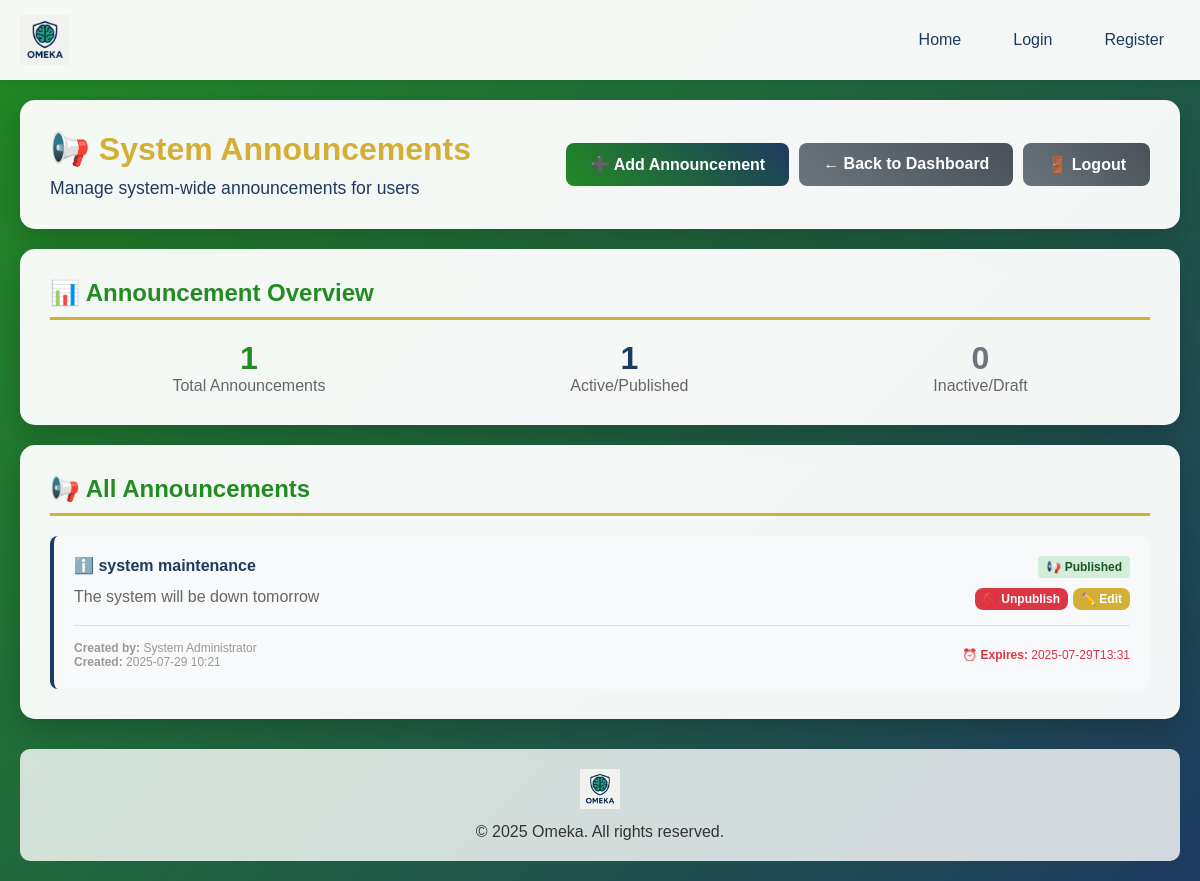
Screenshot of /admin/announcements (signed in) with the database file from the repository.
### tables this page shows
CREATE TABLE announcements (
            id INTEGER PRIMARY KEY AUTOINCREMENT,
            title TEXT NOT NULL,
            content TEXT NOT NULL,
            type TEXT DEFAULT 'info',
            is_active INTEGER DEFAULT 1,
            created_by INTEGER NOT NULL,
            created_at TIMESTAMP DEFAULT CURRENT_TIMESTAMP,
            expires_at TIMESTAMP,
            FOREIGN KEY (created_by) REFERENCES admin_users (id)
        );

CREATE TABLE admin_users (
            id INTEGER PRIMARY KEY AUTOINCREMENT,
            username TEXT UNIQUE NOT NULL,
            email TEXT UNIQUE NOT NULL,
            password_hash TEXT NOT NULL,
            full_name TEXT NOT NULL,
            role TEXT DEFAULT 'admin',
            created_at TIMESTAMP DEFAULT CURRENT_TIMESTAMP,
            last_login TIMESTAMP
        );

### app.py (the view)
@app.route('/admin/announcements')
@admin_required
def admin_announcements():
    conn = sqlite3.connect(DATABASE)
    cursor = conn.cursor()
    cursor.execute('''
        SELECT a.id, a.title, a.content, a.type, a.is_active, a.created_at, a.expires_at,
               au.full_name as created_by_name
        FROM announcements a
        JOIN admin_users au ON a.created_by = au.id
        ORDER BY a.created_at DESC
    ''')
    announcements = cursor.fetchall()
    conn.close()
    return render_template('admin_announcements.html',
                         announcements=announcements,
                         admin_name=session.get('admin_name'))

### app.py (called while the page is built)
def admin_required(f):
    @wraps(f)
    def decorated_function(*args, **kwargs):
        if 'admin_id' not in session:
            return redirect(url_for('admin_login'))
        return f(*args, **kwargs)
    return decorated_function

### templates/admin_announcements.html (shortened to what this page needs)
{% extends "base.html" %}
{% block content %}
<div class="card">
    <div style="display: flex; justify-content: space-between; align-items: center;">
        <div>
            <h1 style="color: #d4af37; margin-bottom: 10px;">📢 System Announcements</h1>
            <p style="color: #1e3a5f; font-size: 1.1rem;">Manage system-wide announcements for users</p>
        </div>
        <div style="display: flex; gap: 10px;">
            <button onclick="showAddAnnouncementModal()" class="btn" style="background: linear-gradient(45deg, #228B22, #1e3a5f);">
                ➕ Add Announcement
            </button>
            <a href="{{ url_for('admin_dashboard') }}" class="btn btn-secondary">
                ← Back to Dashboard
            </a>
            <a href="{{ url_for('admin_logout') }}" class="btn btn-secondary">
                🚪 Logout
            </a>
        </div>
    </div>
</div>
<div class="card">
    <h2>📊 Announcement Overview</h2>
    <div style="display: flex; justify-content: space-around; text-align: center;">
        <div>
            <div style="font-size: 2rem; font-weight: bold; color: #228B22;">{{ announcements|length }}</div>
            <div style="color: #666;">Total Announcements</div>
        </div>
        <div>
            <div style="font-size: 2rem; font-weight: bold; color: #1e3a5f;">{{ announcements|selectattr('4', 'equalto', 1)|list|length }}</div>
            <div style="color: #666;">Active/Published</div>
        </div>
        <div>
            <div style="font-size: 2rem; font-weight: bold; color: #6c757d;">{{ announcements|selectattr('4', 'equalto', 0)|list|length }}</div>
            <div style="color: #666;">Inactive/Draft</div>
        </div>
    </div>
</div>
<div class="card">
    <h2>📢 All Announcements</h2>
    {% if announcements %}
        <div style="display: flex; flex-direction: column; gap: 20px;">
            {% for announcement in announcements %}
                <div style="background: #f8f9fa; padding: 20px; border-radius: 8px; border-left: 4px solid
                            {% if announcement[3] == 'success' %}#228B22
                            {% elif announcement[3] == 'warning' %}#d4af37
                            {% elif announcement[3] == 'danger' %}#dc3545
                            {% else %}#1e3a5f{% endif %};">
                    <div style="display: flex; justify-content: space-between; align-items: start; margin-bottom: 15px;">
                        <div style="flex: 1;">
                            <h4 style="color: #1e3a5f; margin: 0 0 10px 0;">
                                {% if announcement[3] == 'success' %}✅
                                {% elif announcement[3] == 'warning' %}⚠️
                                {% elif announcement[3] == 'danger' %}🚨
                                {% else %}ℹ️{% endif %}
                                {{ announcement[1] }}
                            </h4>
                            <p style="color: #666; margin: 0; line-height: 1.5;">{{ announcement[2] }}</p>
                        </div>
                        <div style="display: flex; flex-direction: column; align-items: end; gap: 10px; margin-left: 20px;">
                            <span style="padding: 4px 8px; border-radius: 4px; font-size: 12px; font-weight: bold;
                                         {% if announcement[4] %}background: #d4edda; color: #155724;{% else %}background: #f8d7da; color: #721c24;{% endif %}">
                                {% if announcement[4] %}📢 Published{% else %}📝 Draft{% endif %}
                            </span>
                            <div style="display: flex; gap: 5px;">
                                <button onclick="toggleAnnouncement({{ announcement[0] }})"
                                        class="btn" style="padding: 4px 8px; font-size: 12px;
                                        {% if announcement[4] %}background: #dc3545;{% else %}background: #228B22;{% endif %}">
                                    {% if announcement[4] %}🚫 Unpublish{% else %}📢 Publish{% endif %}
                                </button>
                                <button onclick="editAnnouncement({{ announcement[0] }}, '{{ announcement[1] }}', '{{ announcement[2] }}', '{{ announcement[3] }}')"
                                        class="btn" style="padding: 4px 8px; font-size: 12px; background: #d4af37;">
                                    ✏️ Edit
                                </button>
                            </div>
                        </div>
                    </div>
                    <div style="display: flex; justify-content: space-between; align-items: center; margin-top: 15px; padding-top: 15px; border-top: 1px solid #dee2e6;">
                        <div style="font-size: 12px; color: #999;">
                            <strong>Created by:</strong> {{ announcement[7] }}<br>
                            <strong>Created:</strong> {{ announcement[5][:16] if announcement[5] else 'N/A' }}
                        </div>
                        {% if announcement[6] %}
                            <div style="font-size: 12px; color: #dc3545; text-align: right;">
                                <strong>⏰ Expires:</strong> {{ announcement[6][:16] }}
                            </div>
                        {% endif %}
                    </div>
                </div>
            {% endfor %}
        </div>
    {% endif %}
</div>
{% endblock %}

### templates/base.html (style rules this page uses)
* { margin: 0; padding: 0; box-sizing: border-box; }
body { font-family: 'Arial', sans-serif; background: linear-gradient(135deg, #228B22 0%, #1e3a5f 100%); min-height: 100vh; color: #333; }
.card { background: rgba(255, 255, 255, 0.95); border-radius: 15px; padding: 30px; box-shadow: 0 10px 30px rgba(0,0,0,0.2); margin-bottom: 20px; }
.card h2 { color: #228B22; margin-bottom: 20px; border-bottom: 3px solid #d4af37; padding-bottom: 10px; }
.btn { background: linear-gradient(45deg, #228B22, #1e3a5f); color: white; padding: 12px 24px; border: none; border-radius: 8px; font-size: 16px; font-weight: bold; cursor: pointer; transition: all 0.3s ease; text-decoration: none; display: inline-block; }
.btn-secondary { background: linear-gradient(45deg, #6c757d, #495057); }

### rows the page displays
announcements: type "ℹ️", title "system maintenance", content "The system will be down tomorrow", is_active "📢 Published", full_name "System Administrator", created_at "2025-07-29 10:21", expires_at "2025-07-29T13:31"

### other values shown
{{ announcements|length }} "1"
{{ announcements|selectattr('4', 'equalto', 1)|list|length }} "1"
{{ announcements|selectattr('4', 'equalto', 0)|list|length }} "0"
